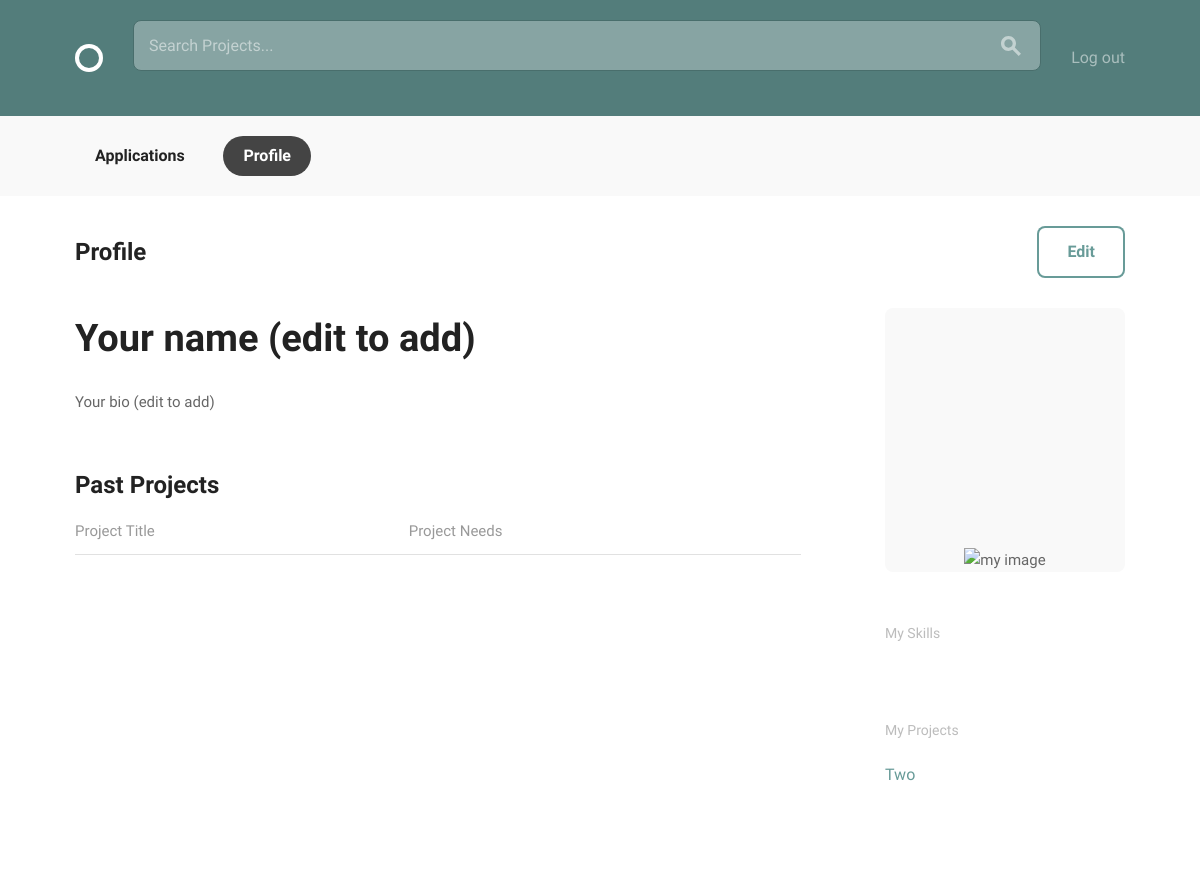
Before: /accounts/profile/2/ (signed in) with the older database file.
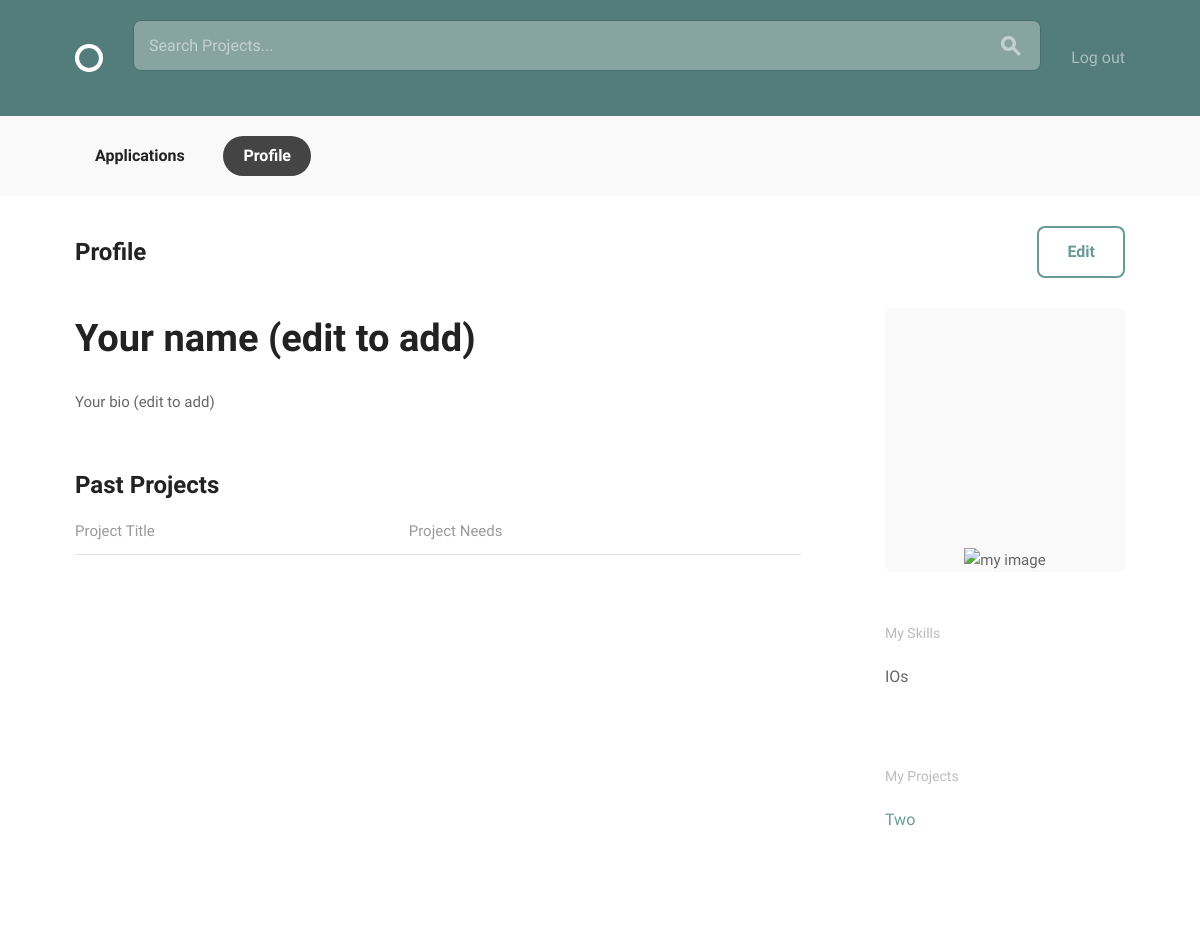
After: the same page with the newer database file.
### projects/models.py (models this page shows, shortened)
class Project(models.Model):
    owner = models.ForeignKey(settings.AUTH_USER_MODEL,
                              related_name="projects")
    title = models.CharField(max_length=140)
    description = models.TextField()
    concluded = models.BooleanField(default=False)
    time_line_description = models.TextField(default='')
    applicant_req = models.TextField(default='')

### accounts/models.py (models this page shows, shortened)
class UserSkill(models.Model):
    skill = models.ForeignKey(Skill,
                              on_delete=models.CASCADE,
                              related_name='user_skill_rel')
    user = models.ForeignKey(User,
                             related_name='user_skill_rel')

class Skill(models.Model):
    name = models.CharField(max_length=40)
    def __str__(self):
        return self.name

### accounts/views.py (the view)
# urls.py: url(r"profile/(?P<pk>\d+)/$", views.ProfileDetailView.as_view(), name="profile"),
class ProfileDetailView(generic.DetailView):
    model = models.User
    template_name = "accounts/profile.html"
    prefetch_related = ["user_skill_set", "projects_set"]
    def get_object(self, queryset=None):
        return self.get_queryset().get(
            pk=self.request.user.pk
        )

### accounts/templates/accounts/profile.html (shortened to what this page needs)
{% extends "layout.html" %}
{% load static %}
{% block body_content %}
<div class="bounds circle--page">
    <div class="circle--page--header circle--fluid">
        <div class="circle--fluid--cell circle--fluid--primary">
            <h2>Profile</h2>
        </div>
        <div class="circle--fluid--cell circle--fluid--secondary">
            <a class="button icon-on-left" href="{% url 'accounts:edit_profile' pk=user.pk %}">Edit</a>
        </div>
    </div>
    <div class="grid-70">
        <h1>{% if user.display_name %}
            {{ user.display_name }}
            {% else %}
            Your name (edit to add)
            {% endif %}</h1>
        <div class="circle--article--body">
            {% if user.bio %}
            {{ user.bio }}
            {% else %}
            Your bio (edit to add)
            {% endif %}
        </div>
        <h2>Past Projects</h2>
        <table class="u-full-width circle--table">
            <thead>
            <tr>
                <th>Project Title</th>
                <th class="circle--cell--right">Project Needs</th>
            </tr>
            </thead>
        </table>
    </div>
    <div class="grid-25 grid-push-5">
        <div class="circle--secondary--module">
            <div class="circle--primary--avatar">
                <img src="{% static '/media/' %}{{ user.avatar }}" alt="my image" width="100%"/>
            </div>
        </div>
        <div class="circle--secondary--module">
            <h4>My Skills</h4>
            <ul class="unloaded">
                {% for user_skill in user.user_skill_rel.all %}
                <li>{{ user_skill.skill }}</li>
                {% endfor %}
            </ul>
        </div>
        <div class="circle--secondary--module">
            <h4>My Projects</h4>
            <ul class="circle--link--list">
                {% for project in user.projects.all %}
                {% if not project.concluded %}
                <li><a href="#">{{ project.title }}</a></li>
                {% endif %}
                {% endfor %}
            </ul>
        </div>
    </div>
</div>
{% endblock %}

Changed rows visible on the page:
added UserSkill: skill "IOs"
